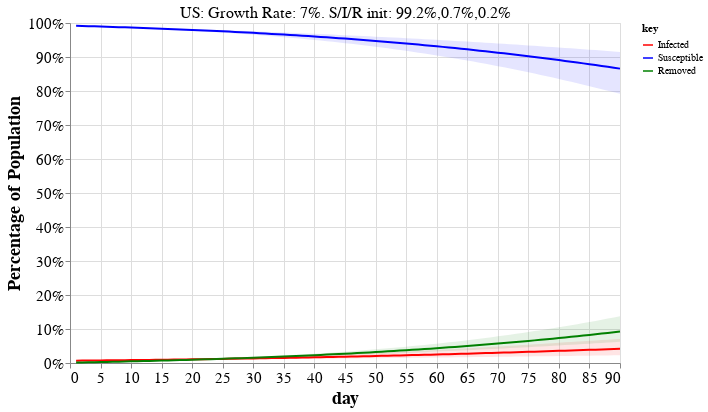

Notebook cell for this chart:
### Markdown cell above
<a id='examples'></a>

## Interactive plot of Model predictions

For top 30 countries by estimated new cases.

> Tip: Choose a country from the drop-down menu to see the calculations used in the tables above and the dynamics of the model.

### Code cell
#hide_input
sir_plot_countries = df.sort_values('Cases.new.est', ascending=False).head(30).index
_, debug_dfs = helper.table_with_projections(debug_countries=sir_plot_countries)

df_alt = pd.concat([d.reset_index() for d in debug_dfs], axis=0)
overview_helpers.altair_sir_plot(df_alt, sir_plot_countries[0])

### Figure 1 — Vega-Lite specification as saved in the notebook (floating-point values rounded to 4 significant figures; data arrays with more than 128 entries replaced by an {"elided": "..."} marker saying what was removed)
{"config": {"view": {"continuousWidth": 400, "continuousHeight": 300}, "axis": {"grid": true, "labelFontSize": 15, "titleFontSize": 18}, "title": {"fontSize": 20}}, "layer": [{"mark": "line", "encoding": {"color": {"type": "nominal", "field": "key", "scale": {"domain": ["Infected", "Susceptible", "Removed"], "range": ["red", "blue", "green"]}}, "x": {"type": "quantitative", "field": "day"}, "y": {"type": "quantitative", "axis": {"format": "%", "title": "Percentage of Population"}, "field": "value"}}, "selection": {"Select": {"type": "single", "fields": ["country"], "init": {"country": "US"}, "bind": {"input": "select", "options": ["Algeria", "Bangladesh", "Belarus", "Belgium", "Brazil", "Canada", "Colombia", "Ecuador", "Egypt", "France", "Germany", "India", "Indonesia", "Iran", "Ireland", "Italy", "Japan", "Mexico", "Netherlands", "Peru", "Poland", "Portugal", "Romania", "Russia", "Spain", "Sweden", "Switzerland", "Turkey", "US", "United Kingdom"]}}}, "transform": [{"fold": ["Infected", "Susceptible", "Removed"]}]}, {"layer": [{"layer": [{"mark": {"type": "area", "color": "red", "opacity": 0.1}, "encoding": {"x": {"type": "quantitative", "field": "day"}, "y": {"type": "quantitative", "field": "Infected\\.max"}, "y2": {"field": "Infected\\.min"}}}, {"mark": {"type": "area", "color": "blue", "opacity": 0.1}, "encoding": {"x": {"type": "quantitative", "field": "day"}, "y": {"type": "quantitative", "field": "Susceptible\\.max"}, "y2": {"field": "Susceptible\\.min"}}}]}, {"mark": {"type": "area", "color": "green", "opacity": 0.1}, "encoding": {"x": {"type": "quantitative", "field": "day"}, "y": {"type": "quantitative", "field": "Removed\\.max"}, "y2": {"field": "Removed\\.min"}}}]}, {"data": {"name": "data-4b10cdccef2a27d504696ea0708c48bd"}, "mark": {"type": "text", "dx": 0, "dy": -180, "size": 16}, "encoding": {"text": {"type": "nominal", "field": "title"}}, "transform": [{"filter": {"selection": "Select"}}]}], "data": {"name": "data-a28e0e41b0cd39a4afcd02ddf748e74c"}, "height": 340, "transform": [{"filter": {"selection": "Select"}}], "width": 550, "$schema": "https://vega.github.io/schema/vega-lite/v4.8.1.json", "datasets": {"data-a28e0e41b0cd39a4afcd02ddf748e74c": {"elided": "2700 records"}, "data-4b10cdccef2a27d504696ea0708c48bd": [{"country": "US", "title": "US: Growth Rate: 7%. S/I/R init: 99.2%,0.7%,0.2%"}, {"country": "United Kingdom", "title": "United Kingdom: Growth Rate: 9%. S/I/R init: 97.8%,1.8%,0.4%"}, {"country": "France", "title": "France: Growth Rate: 6%. S/I/R init: 97.0%,2.3%,0.6%"}, {"country": "Spain", "title": "Spain: Growth Rate: 4%. S/I/R init: 96.7%,2.3%,1.1%"}, {"country": "Italy", "title": "Italy: Growth Rate: 3%. S/I/R init: 97.2%,1.6%,1.2%"}, {"country": "Belgium", "title": "Belgium: Growth Rate: 6%. S/I/R init: 96.6%,2.6%,0.8%"}, {"country": "Turkey", "title": "Turkey: Growth Rate: 11%. S/I/R init: 99.8%,0.2%,0.0%"}, {"country": "Brazil", "title": "Brazil: Growth Rate: 11%. S/I/R init: 99.9%,0.1%,0.0%"}, {"country": "Netherlands", "title": "Netherlands: Growth Rate: 5%. S/I/R init: 98.3%,1.2%,0.5%"}, {"country": "Iran", "title": "Iran: Growth Rate: 3%. S/I/R init: 99.5%,0.3%,0.2%"}, {"country": "Germany", "title": "Germany: Growth Rate: 4%. S/I/R init: 99.7%,0.2%,0.1%"}, {"country": "Peru", "title": "Peru: Growth Rate: 21%. S/I/R init: 99.8%,0.2%,0.0%"}, {"country": "Sweden", "title": "Sweden: Growth Rate: 7%. S/I/R init: 99.0%,0.8%,0.3%"}, {"country": "India", "title": "India: Growth Rate: 12%. S/I/R init: 100.0%,0.0%,0.0%"}, {"country": "Canada", "title": "Canada: Growth Rate: 7%. S/I/R init: 99.8%,0.2%,0.0%"}, {"country": "Ecuador", "title": "Ecuador: Growth Rate: 17%. S/I/R init: 99.7%,0.2%,0.0%"}, {"country": "Ireland", "title": "Ireland: Growth Rate: 12%. S/I/R init: 99.0%,0.8%,0.2%"}, {"country": "Mexico", "title": "Mexico: Growth Rate: 12%. S/I/R init: 100.0%,0.0%,0.0%"}, {"country": "Indonesia", "title": "Indonesia: Growth Rate: 9%. S/I/R init: 100.0%,0.0%,0.0%"}, {"country": "Portugal", "title": "Portugal: Growth Rate: 6%. S/I/R init: 99.5%,0.4%,0.1%"}, {"country": "Russia", "title": "Russia: Growth Rate: 16%. S/I/R init: 100.0%,0.0%,0.0%"}, {"country": "Switzerland", "title": "Switzerland: Growth Rate: 3%. S/I/R init: 99.0%,0.6%,0.4%"}, {"country": "Bangladesh", "title": "Bangladesh: Growth Rate: 30%. S/I/R init: 100.0%,0.0%,0.0%"}, {"country": "Romania", "title": "Romania: Growth Rate: 8%. S/I/R init: 99.8%,0.2%,0.0%"}, {"country": "Poland", "title": "Poland: Growth Rate: 7%. S/I/R init: 99.9%,0.1%,0.0%"}, {"country": "Belarus", "title": "Belarus: Growth Rate: 26%. S/I/R init: 99.9%,0.1%,0.0%"}, {"country": "Algeria", "title": "Algeria: Growth Rate: 5%. S/I/R init: 99.9%,0.1%,0.0%"}, {"country": "Egypt", "title": "Egypt: Growth Rate: 8%. S/I/R init: 100.0%,0.0%,0.0%"}, {"country": "Colombia", "title": "Colombia: Growth Rate: 11%. S/I/R init: 100.0%,0.0%,0.0%"}, {"country": "Japan", "title": "Japan: Growth Rate: 11%. S/I/R init: 100.0%,0.0%,0.0%"}]}}
